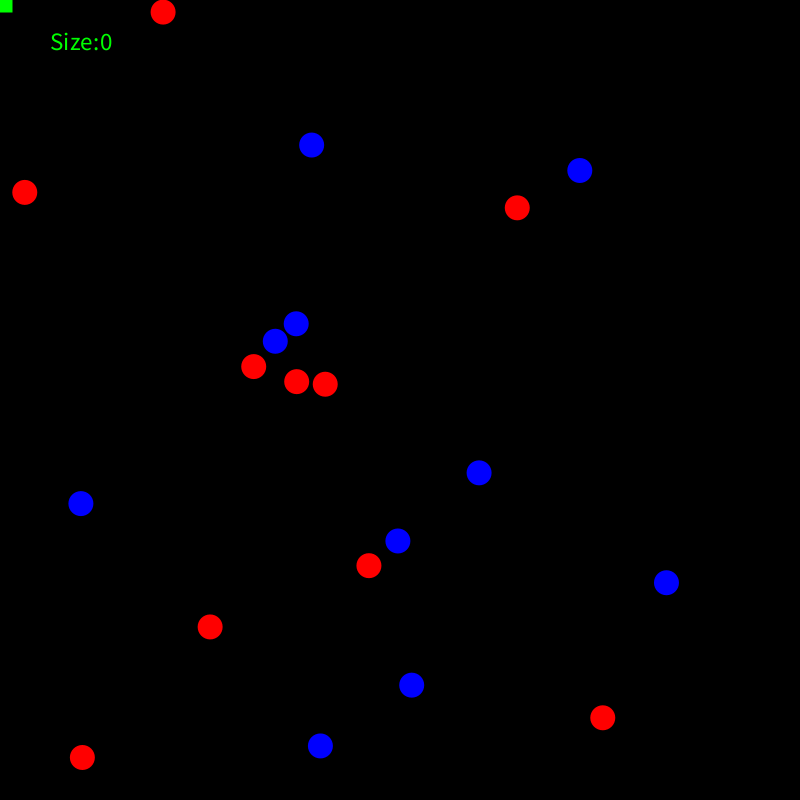
Frame 1 (no input)
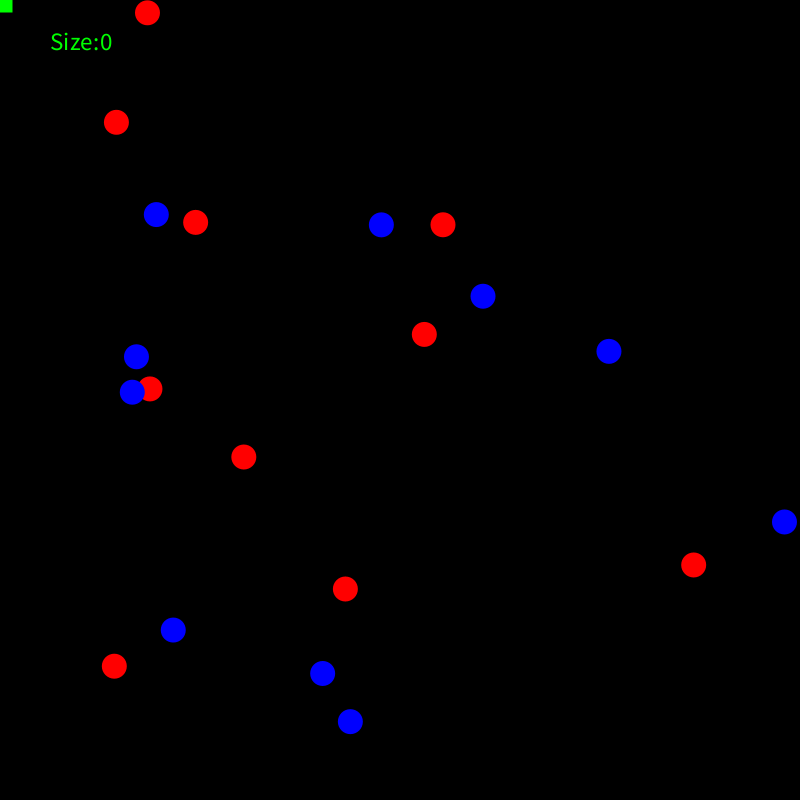
Frame 60 (the mouse pressed at the canvas centre just before this capture)
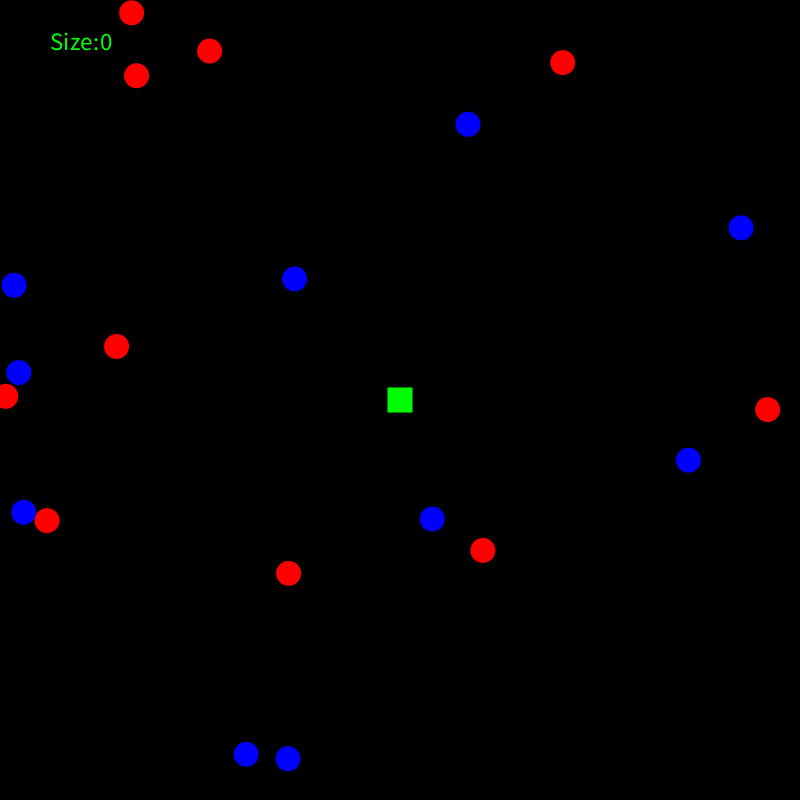
Frame 120 (the mouse held since frame 60 and released just before this capture)

The Processing sketch that drew these frames (run headless with seeded random() and noise(); from frame 60 on, the mouse is pressed at the canvas centre):

// Processing sketch: Lab4
// ── Lab4.pde
//Balls Variables
PVector[] balls;
PVector[] acc; 

PVector[] balls2;
PVector[] acc2; 

//Mouse Variables
boolean distance = false;
float sizeX = 25;
float sizeY = 25;

float speed = 3;

//Num of circles
int num = 10;
int num2 = num*2;

int scoreNum = 0;

void setup() {
  size(800, 800);
  
  //create new 
  balls = new PVector[num];
  acc = new PVector [num];

  balls2 = new PVector[num2];
  acc2 = new PVector [num2];
 
 //Populate
  for (int i = 0; i < num; i++) {
    balls[i] = new PVector(random(width), random(height), random(5, 70));
    acc[i] = new PVector (random(-speed,speed),random(-speed,speed),0);
  }
  
  for (int j = num; j < num2; j++) {
    balls2[j] = new PVector(random(width), random(height), random(5, 70));
    acc2[j] = new PVector (random(-speed,speed),random(-speed,speed),0);
  }
}

void draw(){
  background(0);
  makeRedBalls();
  makeBlueBalls();
  userMouse();
  screenText();
}

void userMouse(){
  PVector mouseballs = new PVector(mouseX,mouseY);
  fill(0,255,0);
  rectMode(CENTER);
  rect(mouseX,mouseY,sizeX,sizeY);
  
  for (int i=0; i<num; i++) {
    distance = balls[i].dist(mouseballs) < 75; 
    
    if (distance){
        balls[i].x = random(width);
        balls[i].y = random(height);
        sizeX += 5;
        sizeY += 5;
        scoreNum += 1;
    }
  }
  
  for (int j=num; j<num2; j++) {
    distance = balls2[j].dist(mouseballs) < 75; 
    
    if (distance){
        balls2[j].x = random(width);
        balls2[j].y = random(height);
        sizeX -= 5;
        sizeY -= 5;
        scoreNum -= 1;
    }
  }
}

void makeRedBalls() {
  for(int i=0; i<num; i++) {
    noStroke();
    fill(255,0,0);
    ellipse(balls[i].x,balls[i].y,25,25);
    balls[i].add(acc[i]);
    
    if(balls[i].x > width-(balls[i].z/2) || balls[i].x < balls[i].z/2){
      acc[i].x = acc[i].x * -1;
    }
    
    if(balls[i].y > height-(balls[i].z/2) || balls[i].y < balls[i].z/2){
      acc[i].y = acc[i].y * -1;
    }
  }
}

void makeBlueBalls() {
  for(int j=num; j<num2; j++) {
    noStroke();
    fill(0,0,255);
    ellipse(balls2[j].x,balls2[j].y,25,25);
    balls2[j].add(acc2[j]);
    
    if(balls2[j].x > width-(balls2[j].z/2) || balls2[j].x < balls2[j].z/2){
      acc2[j].x = acc2[j].x * -1;
    }
    
    if(balls2[j].y > height-(balls2[j].z/2) || balls2[j].y < balls2[j].z/2){
      acc2[j].y = acc2[j].y * -1;
    }
  }
}

void screenText(){
  textSize(25);
  text("Size:",50,50);
  text(scoreNum,100,50);
}
